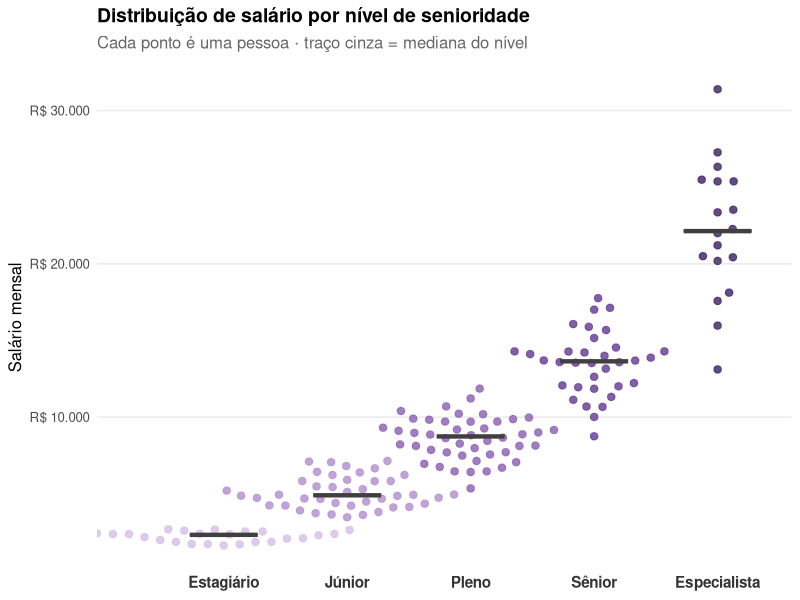

Here is the R script that generated this plot:
# Libraries
library(ggplot2)
library(dplyr)
library(forcats)
library(ggbeeswarm)
library(jsonlite)

# Sessao roda em locale C puro (ASCII) neste ambiente -- sem isso, toda
# string acentuada sai corrompida byte a byte no data.json e no proprio PNG.
# "C.utf8" existe no sistema (locale -a). Ver AGENTS.md, "Licoes aprendidas".
invisible(Sys.setlocale("LC_CTYPE", "C.utf8"))

# Enxame (beeswarm): distribuicao de salario por nivel de senioridade, um
# ponto por pessoa. Primeiro gráfico da categoria distribution que mostra
# TODOS os pontos brutos em vez de um resumo estatistico -- as outras
# entradas (boxplot, violino, ridgeline, densidade) sao formas comprimidas
# da mesma pergunta; aqui nada e' agregado, o formato da nuvem de pontos E'
# o grafico. `linha-do-tempo-densa-releases` (categoria timeline) usa uma
# tecnica de empacotamento parecida sobre um eixo de TEMPO -- aqui o eixo
# continuo e' salario, e o empacotamento acontece dentro de cada categoria.
set.seed(4110)

niveis <- c("Estagiário", "Júnior", "Pleno", "Sênior", "Especialista")
n_por_nivel <- c(24, 42, 46, 34, 18)

# Faixas com sobreposicao proposital entre niveis vizinhos (um estagiario
# de destaque pode ganhar quase o mesmo que um junior iniciante) -- sem
# sobreposicao nenhuma o grafico so confirmaria o obvio (que salario sobe
# com senioridade), e a sobreposicao e' justamente o que um enxame mostra
# bem e um boxplot esconde (ele so revela quartis, nao a extensao real
# onde as caudas de dois niveis se cruzam).
parametros <- list(
  "Estagiário"    = list(media = 2200, desvio = 320),
  "Júnior"        = list(media = 5100, desvio = 950),
  "Pleno"         = list(media = 8600, desvio = 1500),
  "Sênior"        = list(media = 13800, desvio = 2400),
  "Especialista"  = list(media = 21500, desvio = 3600)
)

dados <- do.call(rbind, lapply(seq_along(niveis), function(i) {
  nivel <- niveis[i]
  p <- parametros[[nivel]]
  salario <- pmax(rnorm(n_por_nivel[i], p$media, p$desvio), 1500)
  data.frame(nivel = nivel, salario = round(salario, -1))
})) %>%
  mutate(nivel = factor(nivel, levels = niveis))

paleta_nivel <- c(
  "Estagiário"   = "#D8C2E8",
  "Júnior"       = "#B594D0",
  "Pleno"        = "#8F68B5",
  "Sênior"       = "#6B4596",
  "Especialista" = "#472C6B"
)

medianas <- dados %>%
  group_by(nivel) %>%
  summarise(mediana = median(salario), .groups = "drop")

p <- ggplot(dados, aes(x = nivel, y = salario, colour = nivel)) +
  geom_beeswarm(cex = 2.6, size = 2.2, alpha = 0.85) +
  geom_crossbar(
    data = medianas, aes(x = nivel, y = mediana, ymin = mediana, ymax = mediana),
    colour = "grey25", linewidth = 0.6, width = 0.55, inherit.aes = FALSE
  ) +
  scale_colour_manual(values = paleta_nivel, guide = "none") +
  scale_y_continuous(labels = function(v) paste0("R$ ", format(v, big.mark = ".", scientific = FALSE))) +
  labs(
    title = "Distribuição de salário por nível de senioridade",
    subtitle = "Cada ponto é uma pessoa · traço cinza = mediana do nível",
    x = NULL, y = "Salário mensal"
  ) +
  theme_minimal(base_size = 12) +
  theme(
    plot.title = element_text(face = "bold", size = 14),
    plot.subtitle = element_text(colour = "grey40", margin = margin(b = 10)),
    panel.grid.major.x = element_blank(),
    panel.grid.minor = element_blank(),
    axis.text.x = element_text(face = "bold", colour = "grey20", size = 11)
  )

ggsave("output.png", plot = p, width = 9, height = 6, dpi = 150)

# ---------------------------------------------------------------------------
# Versao interativa: o D3 recebe so categoria/valor por pessoa (nunca a
# posicao X do enxame ja calculada) -- ele roda o proprio algoritmo de
# empacotamento pra virar pontos, mesmo principio ja usado nos outros
# graficos desta base (formula compartilhada, nunca geometria pronta).
# ---------------------------------------------------------------------------
viz <- list(
  meta = list(cores = as.list(paleta_nivel), niveis = niveis),
  pontos = lapply(seq_len(nrow(dados)), function(i) {
    list(nivel = as.character(dados$nivel[i]), salario = dados$salario[i])
  }),
  medianas = lapply(seq_len(nrow(medianas)), function(i) {
    list(nivel = as.character(medianas$nivel[i]), mediana = medianas$mediana[i])
  })
)

write_json(viz, "data.json", auto_unbox = TRUE, digits = NA)
